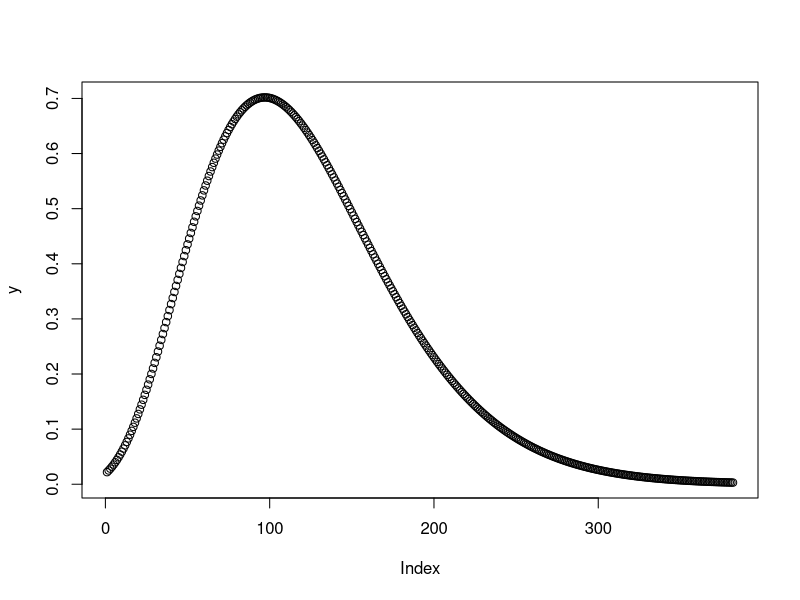

Generate this figure with R:
# Burgar's et al. 2019 SCR analysis ####

#  Columbian fisher populations ####

# Furnas et al. 2017 mean home range between 21-128 km2
# the home estimated home range for each population is: 

#priors used by Sun et al. 2019 for bears

qgamma(c(0.001,0.5,0.999),1, 0.001)  # 1.005 , 693.14, 6907.76

(sqrt(5/pi)/1)/sqrt(5.99) #  core home range, for female central interior # 0.52

(sqrt(30/pi)/1)/sqrt(5.99) #  average female home range 30km (Davis 2009, Weir et al. 2009) in central interior # 1.26

(sqrt(50/pi)/1)/sqrt(5.99) # expected home range in Columbian populations?  # 1.63

(sqrt(128/pi)/1)/sqrt(5.99) # maixmun average home range in US Furnas et al. 2017 # 2.60

(sqrt(141/pi)/1)/sqrt(5.99) # puntzi lake sigma 2730 m #2.737

# (sqrt(300/pi)/1)/sqrt(5.99) # assuming one male can have up to 5 female home ranges of 50km2, maximum HR could be 300km2 but unlikely # 3.99

(sqrt(225/pi)/1)/sqrt(5.99) # maximum home range of a male fisher observed in central BC, weir et al. 2009 #3.45

qgamma(c(0.001,0.5,0.999),6, 4) #0.2767762 1.4175403 4.1136863


# plot distribution 
x <- seq(0.29,4.1, by =0.01)
y <- dgamma(x, 6,4) # 
plot(y)
